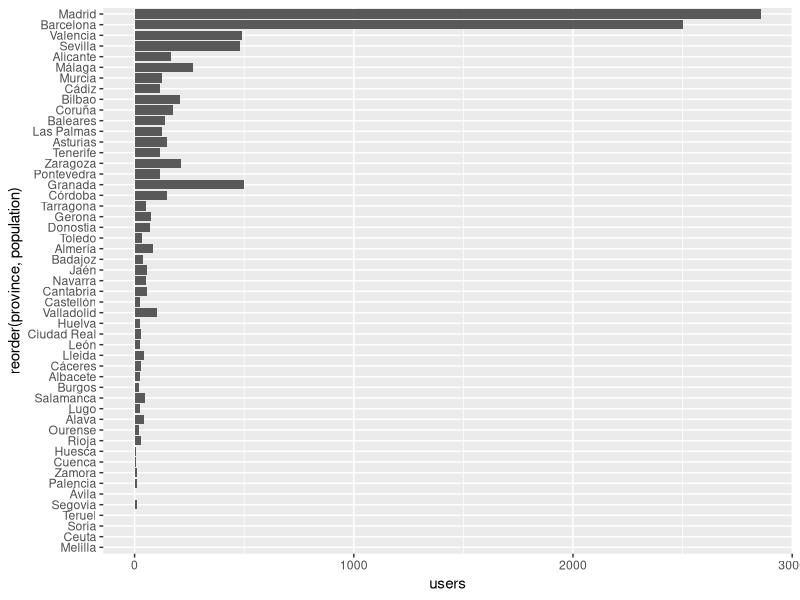
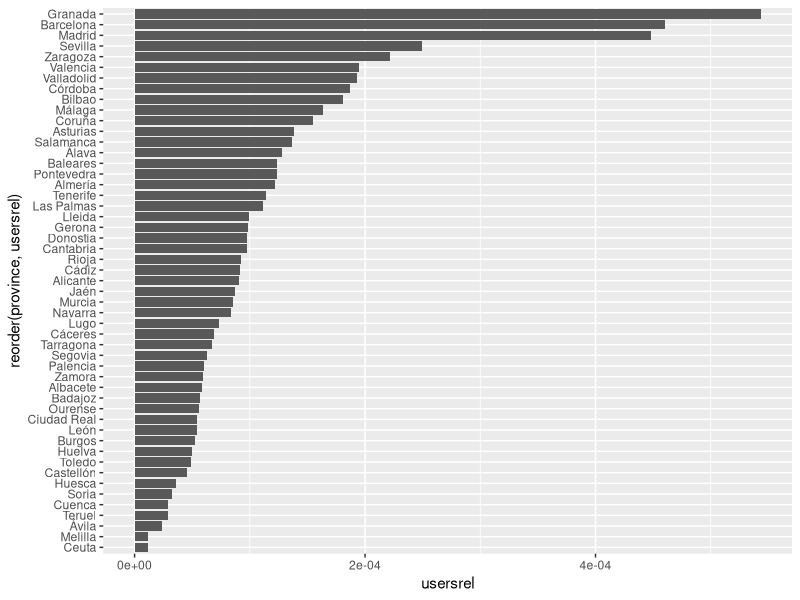
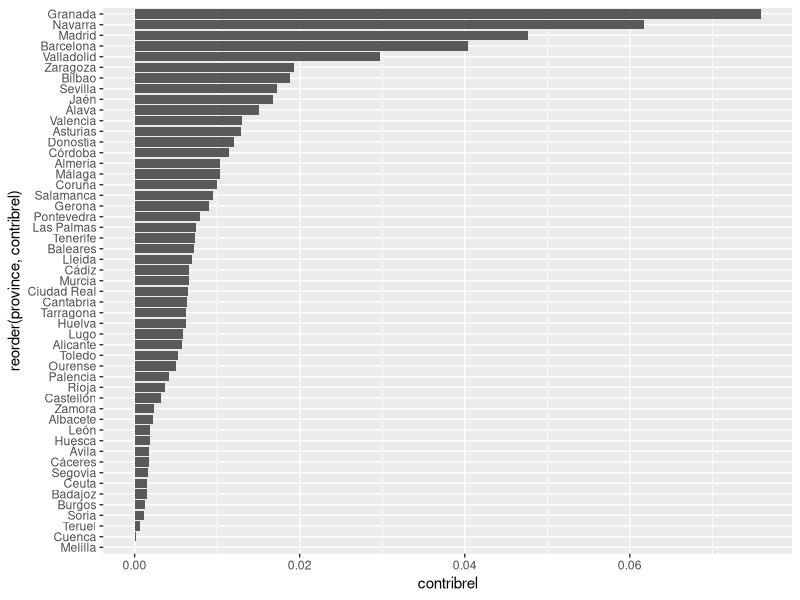
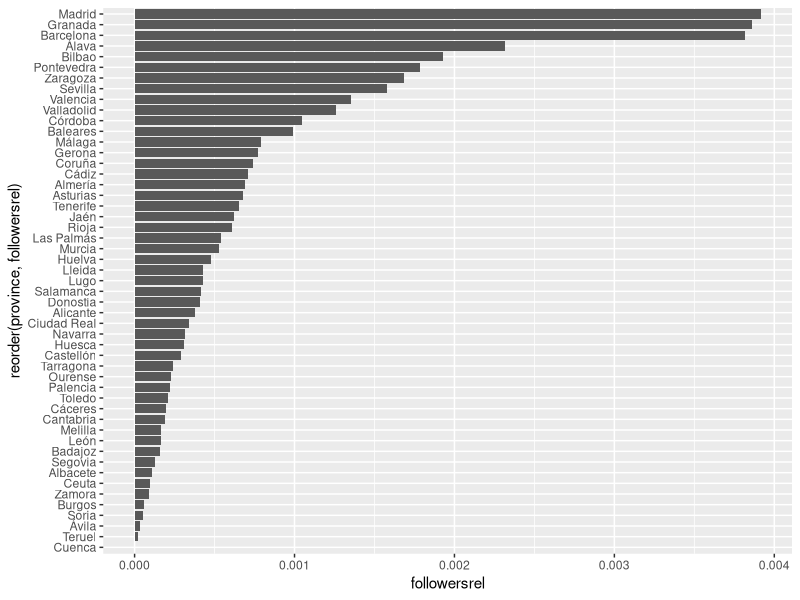
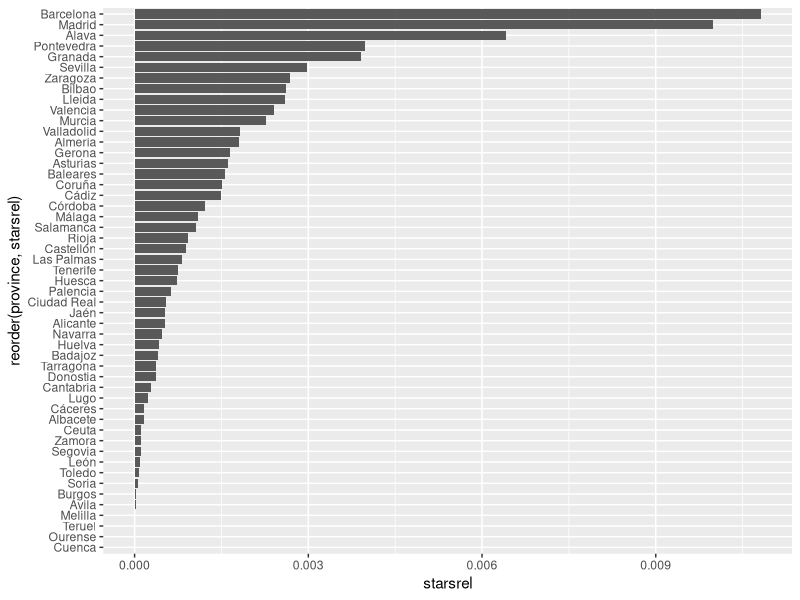
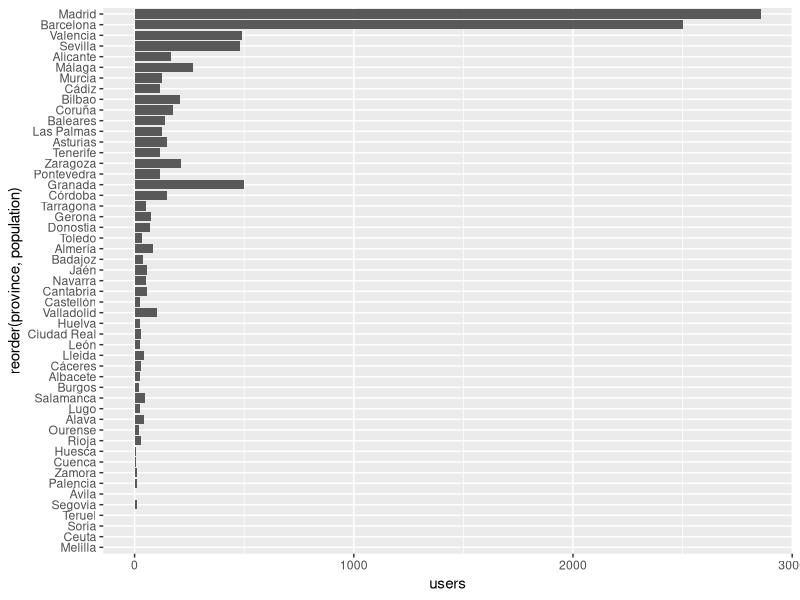
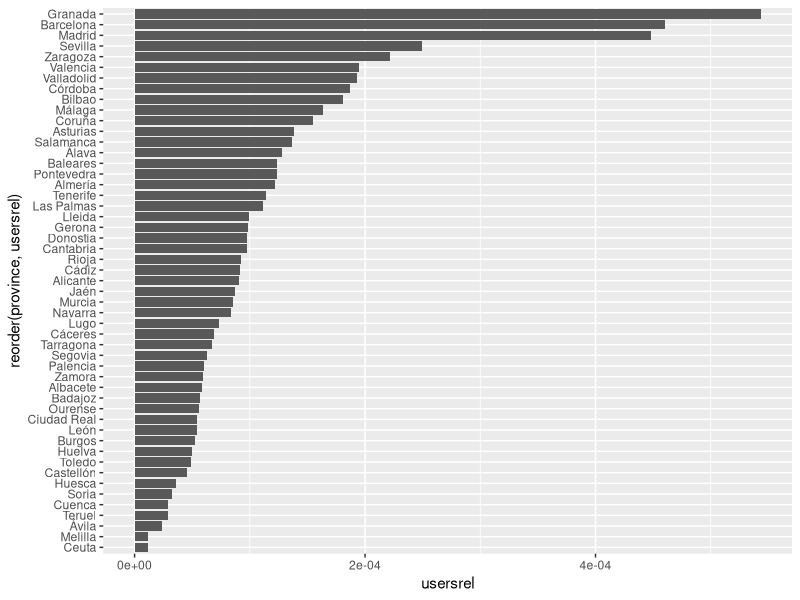
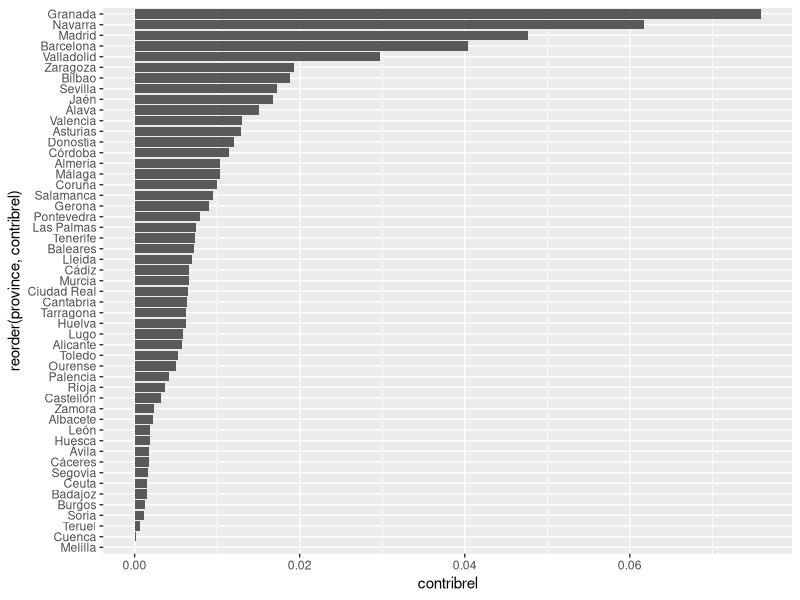

R code for these plots, in order:
data.province <- read.csv('data-per-province.csv',sep=';')
data.province$usersrel <- data.province$users / data.province$population
data.province$contribrel <- data.province$contributions / data.province$population
data.province$followersrel <- data.province$followers / data.province$population
data.province$starsrel <- data.province$stars / data.province$population
library(ggplot2)
ggplot(data.province, aes(x=reorder(province,population),y=users))+geom_bar(stat='identity')+coord_flip()
ggsave("users-by-province.png")
ggplot(data.province, aes(x=reorder(province,usersrel),y=usersrel))+geom_bar(stat='identity')+coord_flip()
ggsave("users-rel-by-province.png")
ggplot(data.province, aes(x=reorder(province,contribrel),y=contribrel))+geom_bar(stat='identity')+coord_flip()
ggsave("contrib-rel-by-province.png")
ggplot(data.province, aes(x=reorder(province,followersrel),y=followersrel))+geom_bar(stat='identity')+coord_flip()
ggsave("followers-rel-by-province.png")
ggplot(data.province, aes(x=reorder(province,starsrel),y=starsrel))+geom_bar(stat='identity')+coord_flip()
ggsave("stars-rel-by-province.png")
